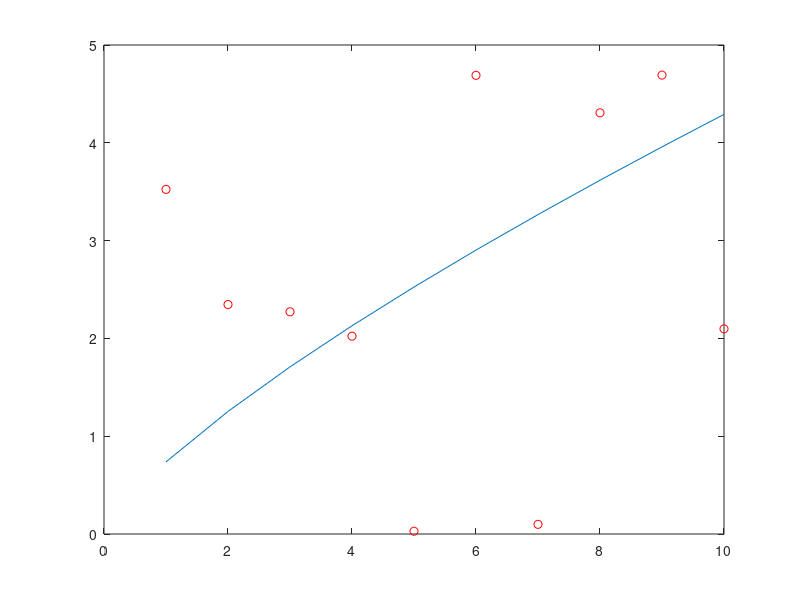

MATLAB code for this plot:
clc; clear; close all;

x = [1:1:10];
y = 5*rand(1,10);
n = length(x);

plot(x,y,'ro');
hold on;
for i = 1 : n
    u(i)=log(x(i));
    z(i)=log(y(i));

    axiyi(i)=u(i)*z(i);
    axi2(i)=(u(i)).^2;
    axy = sum(axiyi);
    ax2 = sum(axi2);
    lny=sum(z);
    lnx=sum(u);
end

a1=(n*axy-sum(u)*sum(z))/(n*ax2-(sum(u))^2);
a2=(ax2*sum(z)-sum(u)*axy)/(n*ax2-(sum(u))^2);
b = exp(a1);
c=a2;

Y=b*x.^c;
plot(x,Y);